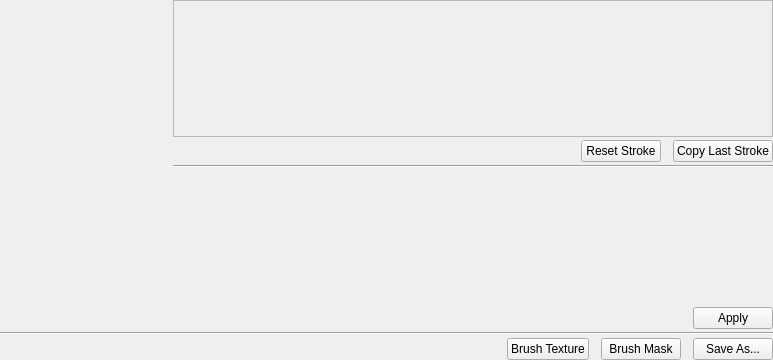
<?xml version="1.0" encoding="UTF-8"?>
<ui version="4.0">
 <class>ToolExtendedSettingsWindow</class>
 <widget class="QWidget" name="ToolExtendedSettingsWindow">
  <property name="geometry">
   <rect>
    <x>0</x>
    <y>0</y>
    <width>773</width>
    <height>360</height>
   </rect>
  </property>
  <property name="windowTitle">
   <string>Tool Settings</string>
  </property>
  <layout class="QVBoxLayout" name="verticalLayout_2" stretch="1,0,0">
   <property name="spacing">
    <number>0</number>
   </property>
   <property name="leftMargin">
    <number>0</number>
   </property>
   <property name="topMargin">
    <number>0</number>
   </property>
   <property name="rightMargin">
    <number>0</number>
   </property>
   <property name="bottomMargin">
    <number>0</number>
   </property>
   <item>
    <layout class="QHBoxLayout" name="windowHorizontal">
     <property name="spacing">
      <number>0</number>
     </property>
     <item>
      <widget class="QScrollArea" name="scrollArea">
       <property name="frameShape">
        <enum>QFrame::NoFrame</enum>
       </property>
       <property name="horizontalScrollBarPolicy">
        <enum>Qt::ScrollBarAlwaysOff</enum>
       </property>
       <property name="sizeAdjustPolicy">
        <enum>QAbstractScrollArea::AdjustToContents</enum>
       </property>
       <property name="widgetResizable">
        <bool>true</bool>
       </property>
       <widget class="QWidget" name="settingsAreaBody">
        <property name="geometry">
         <rect>
          <x>0</x>
          <y>0</y>
          <width>171</width>
          <height>324</height>
         </rect>
        </property>
        <layout class="QVBoxLayout" name="settingsAreaBodyLayout">
         <property name="spacing">
          <number>0</number>
         </property>
         <property name="leftMargin">
          <number>0</number>
         </property>
         <property name="topMargin">
          <number>0</number>
         </property>
         <property name="rightMargin">
          <number>0</number>
         </property>
         <property name="bottomMargin">
          <number>0</number>
         </property>
        </layout>
       </widget>
      </widget>
     </item>
     <item>
      <widget class="QWidget" name="rightBody" native="true">
       <property name="sizePolicy">
        <sizepolicy hsizetype="Fixed" vsizetype="Preferred">
         <horstretch>0</horstretch>
         <verstretch>0</verstretch>
        </sizepolicy>
       </property>
       <property name="minimumSize">
        <size>
         <width>600</width>
         <height>0</height>
        </size>
       </property>
       <layout class="QVBoxLayout" name="verticalLayout_6">
        <property name="spacing">
         <number>0</number>
        </property>
        <property name="leftMargin">
         <number>0</number>
        </property>
        <property name="topMargin">
         <number>0</number>
        </property>
        <property name="rightMargin">
         <number>0</number>
        </property>
        <property name="bottomMargin">
         <number>0</number>
        </property>
        <item>
         <layout class="QVBoxLayout" name="previewVerticalLayout">
          <property name="spacing">
           <number>0</number>
          </property>
          <item>
           <widget class="QScrollArea" name="previewScroll">
            <property name="widgetResizable">
             <bool>true</bool>
            </property>
            <widget class="ImagePreviewWidget" name="previewWidget">
             <property name="geometry">
              <rect>
               <x>0</x>
               <y>0</y>
               <width>596</width>
               <height>125</height>
              </rect>
             </property>
            </widget>
           </widget>
          </item>
          <item>
           <layout class="QHBoxLayout" name="horizontalLayout">
            <property name="spacing">
             <number>12</number>
            </property>
            <property name="topMargin">
             <number>3</number>
            </property>
            <property name="bottomMargin">
             <number>3</number>
            </property>
            <item>
             <spacer name="horizontalSpacer_2">
              <property name="orientation">
               <enum>Qt::Horizontal</enum>
              </property>
              <property name="sizeHint" stdset="0">
               <size>
                <width>40</width>
                <height>20</height>
               </size>
              </property>
             </spacer>
            </item>
            <item>
             <widget class="QPushButton" name="previewDefaultStrokeButton">
              <property name="text">
               <string>Reset Stroke</string>
              </property>
             </widget>
            </item>
            <item>
             <widget class="QPushButton" name="previewCopyStrokeButton">
              <property name="text">
               <string>Copy Last Stroke</string>
              </property>
             </widget>
            </item>
           </layout>
          </item>
         </layout>
        </item>
        <item>
         <widget class="Line" name="rightLine">
          <property name="orientation">
           <enum>Qt::Horizontal</enum>
          </property>
         </widget>
        </item>
        <item>
         <widget class="QWidget" name="inputEditorArea" native="true">
          <property name="sizePolicy">
           <sizepolicy hsizetype="Preferred" vsizetype="Expanding">
            <horstretch>0</horstretch>
            <verstretch>0</verstretch>
           </sizepolicy>
          </property>
          <layout class="QVBoxLayout" name="inputEditorAreaLayout" stretch="1,0">
           <property name="spacing">
            <number>0</number>
           </property>
           <property name="leftMargin">
            <number>0</number>
           </property>
           <property name="topMargin">
            <number>0</number>
           </property>
           <property name="rightMargin">
            <number>0</number>
           </property>
           <property name="bottomMargin">
            <number>0</number>
           </property>
           <item>
            <widget class="QWidget" name="inputEditorBody" native="true">
             <layout class="QVBoxLayout" name="inputEditorBodyLayout">
              <property name="spacing">
               <number>0</number>
              </property>
              <property name="leftMargin">
               <number>12</number>
              </property>
              <property name="topMargin">
               <number>6</number>
              </property>
              <property name="rightMargin">
               <number>6</number>
              </property>
              <property name="bottomMargin">
               <number>0</number>
              </property>
             </layout>
            </widget>
           </item>
           <item>
            <layout class="QHBoxLayout" name="inputEditorButtonsLayout">
             <property name="spacing">
              <number>12</number>
             </property>
             <property name="topMargin">
              <number>3</number>
             </property>
             <property name="bottomMargin">
              <number>3</number>
             </property>
             <item>
              <spacer name="horizontalSpacer_3">
               <property name="orientation">
                <enum>Qt::Horizontal</enum>
               </property>
               <property name="sizeHint" stdset="0">
                <size>
                 <width>40</width>
                 <height>20</height>
                </size>
               </property>
              </spacer>
             </item>
             <item>
              <widget class="QPushButton" name="inputEditorApplyButton">
               <property name="text">
                <string>Apply</string>
               </property>
              </widget>
             </item>
            </layout>
           </item>
          </layout>
         </widget>
        </item>
       </layout>
      </widget>
     </item>
    </layout>
   </item>
   <item>
    <widget class="Line" name="line">
     <property name="orientation">
      <enum>Qt::Horizontal</enum>
     </property>
    </widget>
   </item>
   <item>
    <layout class="QHBoxLayout" name="buttonsLayout">
     <property name="spacing">
      <number>12</number>
     </property>
     <property name="topMargin">
      <number>3</number>
     </property>
     <item>
      <spacer name="horizontalSpacer">
       <property name="orientation">
        <enum>Qt::Horizontal</enum>
       </property>
       <property name="sizeHint" stdset="0">
        <size>
         <width>40</width>
         <height>20</height>
        </size>
       </property>
      </spacer>
     </item>
     <item>
      <widget class="QPushButton" name="textureButton">
       <property name="text">
        <string>Brush Texture</string>
       </property>
      </widget>
     </item>
     <item>
      <widget class="QPushButton" name="masksButton">
       <property name="text">
        <string>Brush Mask</string>
       </property>
      </widget>
     </item>
     <item>
      <widget class="QPushButton" name="saveButton">
       <property name="text">
        <string>Save As...</string>
       </property>
      </widget>
     </item>
    </layout>
   </item>
  </layout>
 </widget>
 <customwidgets>
  <customwidget>
   <class>ImagePreviewWidget</class>
   <extends>QWidget</extends>
   <header>imagepreviewwidget.h</header>
   <container>1</container>
  </customwidget>
 </customwidgets>
 <resources/>
 <connections/>
</ui>
